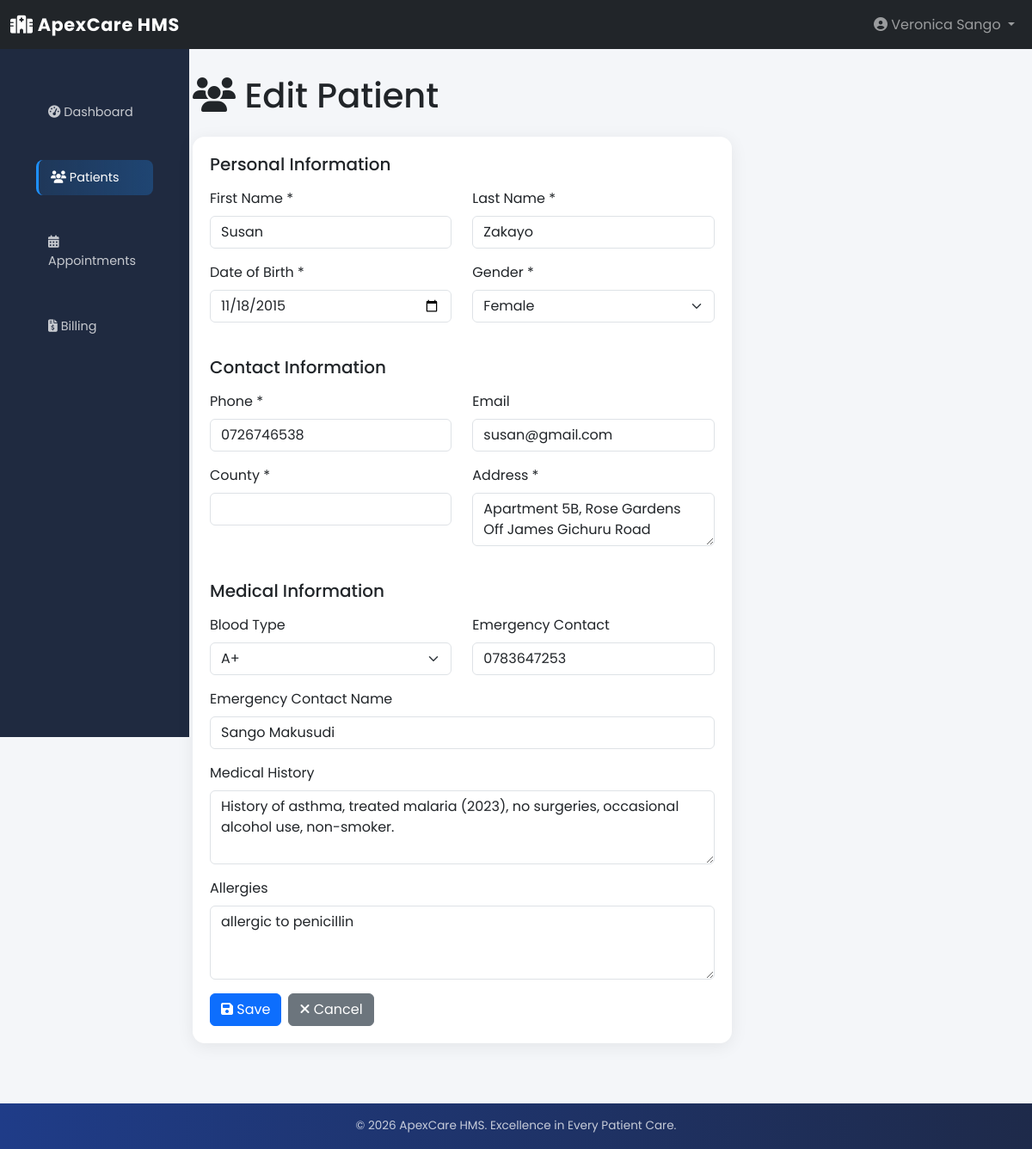
Page /patients/10/edit/ (signed in) on the earlier database version.
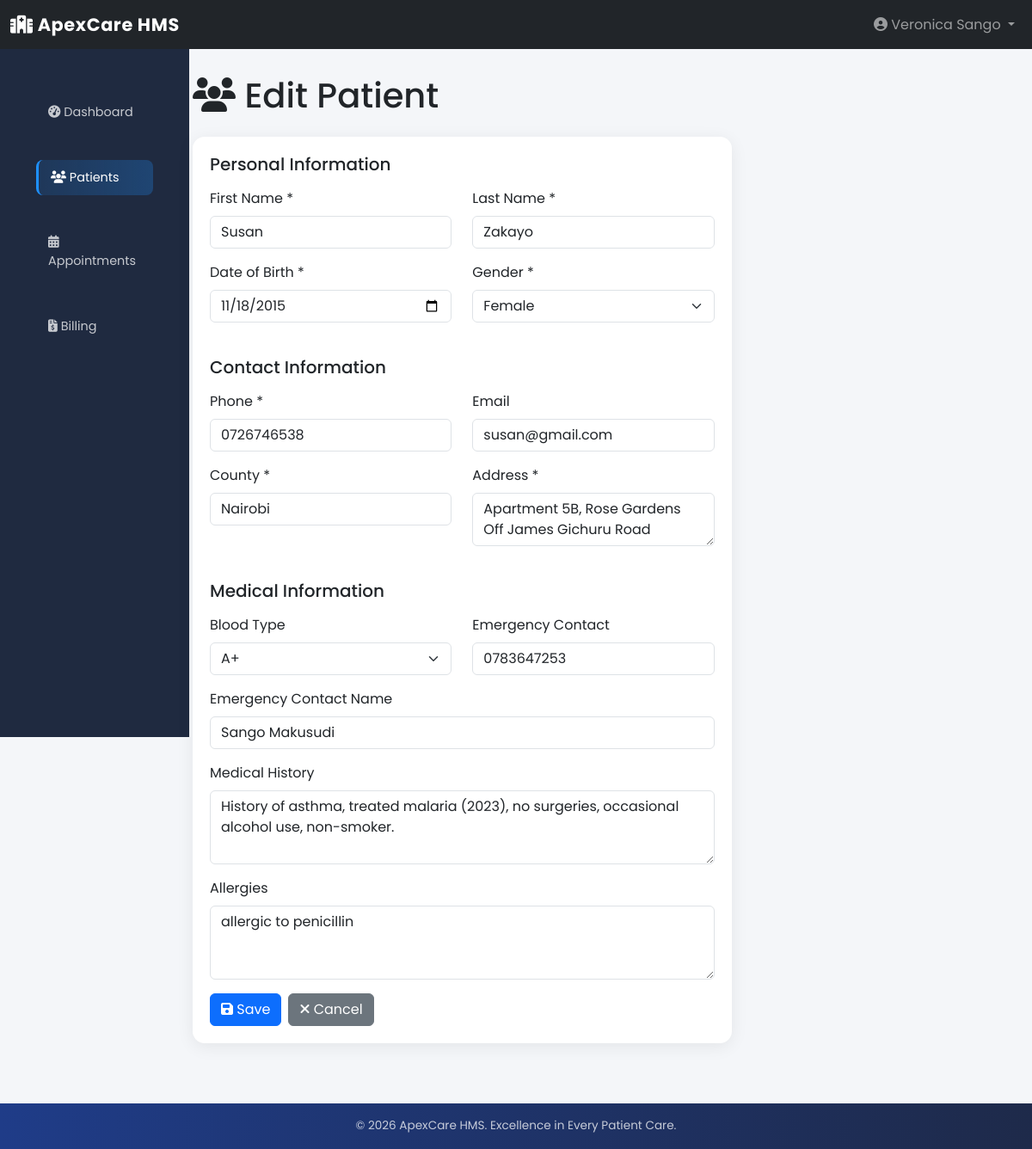
Same page on the later database version.
### patients/models.py (models this page shows, shortened)
class Patient(models.Model):
    GENDER_CHOICES = [
        ('male', 'Male'),
        ('female', 'Female'),
        ('other', 'Other'),
    ]
    BLOOD_TYPE_CHOICES = [
        ('O+', 'O+'), ('O-', 'O-'),
        ('A+', 'A+'), ('A-', 'A-'),
        ('B+', 'B+'), ('B-', 'B-'),
        ('AB+', 'AB+'), ('AB-', 'AB-'),
    ]
    user = models.OneToOneField(
        User,
        on_delete=models.CASCADE,
        related_name='patient_profile'
    )
    first_name = models.CharField(max_length=100)
    last_name = models.CharField(max_length=100)
    date_of_birth = models.DateField()
    gender = models.CharField(
        max_length=10,
        choices=GENDER_CHOICES
    )
    contact = models.CharField(
        max_length=20,
        validators=[
            RegexValidator(
                regex=r'^\+?\d{9,15}Ksh',
                message='Enter a valid phone number'
            )
        ]
    )
    email = models.EmailField(blank=True, null=True)
    address = models.TextField(blank=True, null=True)
    county = models.CharField(max_length=100, blank=True, null=True)
    blood_type = models.CharField(
        max_length=5,
        choices=BLOOD_TYPE_CHOICES,
        blank=True,
        null=True
    )
    emergency_contact = models.CharField(max_length=20, blank=True, null=True)
    emergency_contact_name = models.CharField(max_length=100, blank=True, null=True)
    medical_history = models.TextField(blank=True, null=True)
    allergies = models.TextField(blank=True, null=True)
    created_at = models.DateTimeField(auto_now_add=True)
    updated_at = models.DateTimeField(auto_now=True)
    class Meta:
        db_table = "patients_patient"
        verbose_name = "Patient"
        verbose_name_plural = "Patients"
        ordering = ["-created_at"]

### patients/views.py (the view, shortened to what this page needs)
# urls.py: path('<int:pk>/edit/', views.patient_edit, name='patient_edit'),
@login_required
@check_role('receptionist')
def patient_edit(request, pk):
    patient = get_object_or_404(Patient, pk=pk)
    context = {
        'patient': patient,
        'action': 'Edit',
    }
    return render(request, 'patients/patient_form.html', context)

### core/views.py (called while the page is built)
def check_role(role):
    def decorator(view_func):
        @wraps(view_func)
        def wrapper(request, *args, **kwargs):
            if not request.user.is_authenticated:
                return redirect('core:login')
            if request.user.profile.role != role and request.user.profile.role != 'admin':
                return redirect('core:dashboard')
            return view_func(request, *args, **kwargs)
        return wrapper
    return decorator

### patients/templates/patients/patient_form.html (shortened to what the changed rows need)
{% extends 'base.html' %}
{% block content %}
<h1 class="mb-4"><i class="fas fa-users"></i> {{ action }} Patient</h1>
<div class="row">
    <div class="col-md-8">
        <div class="card">
            <div class="card-body">
                <form method="post">
                    <div class="row">
                        <div class="col-md-6 mb-3">
                            <label for="first_name" class="form-label">First Name *</label>
                            <input type="text" class="form-control" id="first_name" name="first_name" value="{{ patient.first_name|default:'' }}" required>
                        </div>
                        <div class="col-md-6 mb-3">
                            <label for="last_name" class="form-label">Last Name *</label>
                            <input type="text" class="form-control" id="last_name" name="last_name" value="{{ patient.last_name|default:'' }}" required>
                        </div>
                    </div>
                    <div class="row">
                        <div class="col-md-6 mb-3">
                            <label for="date_of_birth" class="form-label">Date of Birth *</label>
                            <input type="date" class="form-control" id="date_of_birth" name="date_of_birth" value="{{ patient.date_of_birth|date:'Y-m-d'|default:'' }}" required>
                        </div>
                        <div class="col-md-6 mb-3">
                            <label for="gender" class="form-label">Gender *</label>
                            <select class="form-select" id="gender" name="gender" required>
                                <option value="female" {% if patient.gender == 'female' %}selected{% endif %}>Female</option>
                            </select>
                        </div>
                    </div>
                    <div class="row">
                        <div class="col-md-6 mb-3">
                            <label for="contact" class="form-label">Phone *</label>
                            <input type="tel" class="form-control" id="contact" name="contact" value="{{ patient.contact|default:'' }}" required>
                        </div>
                        <div class="col-md-6 mb-3">
                            <label for="email" class="form-label">Email</label>
                            <input type="email" class="form-control" id="email" name="email" value="{{ patient.email|default:'' }}">
                        </div>
                    </div>
                    <div class="row">
                         <div class="col-md-6 mb-3">
                            <label for="county" class="form-label">County *</label>
                            <input type="text" class="form-control" id="county" name="county" value="{{ patient.county|default:'' }}" required>
                        </div>
                        <div class="col-md-6 mb-3">
                            <label for="address" class="form-label">Address *</label>
                            <textarea class="form-control" id="address" name="address" rows="2" required>{{ patient.address|default:'' }}</textarea>
                        </div>
                    </div>
                    <div class="row">
                        <div class="col-md-6 mb-3">
                            <label for="blood_type" class="form-label">Blood Type</label>
                            <select class="form-select" id="blood_type" name="blood_type">
                                <option value="A+" {% if patient.blood_type == 'A+' %}selected{% endif %}>A+</option>
                            </select>
                        </div>
                        <div class="col-md-6 mb-3">
                            <label for="emergency_contact" class="form-label">Emergency Contact</label>
                            <input type="tel" class="form-control" id="emergency_contact" name="emergency_contact" value="{{ patient.emergency_contact|default:'' }}">
                        </div>
                    </div>
                    <div class="mb-3">
                        <label for="emergency_contact_name" class="form-label">Emergency Contact Name</label>
                        <input type="text" class="form-control" id="emergency_contact_name" name="emergency_contact_name" value="{{ patient.emergency_contact_name|default:'' }}">
                    </div>
                    <div class="mb-3">
                        <label for="medical_history" class="form-label">Medical History</label>
                        <textarea class="form-control" id="medical_history" name="medical_history" rows="3">{{ patient.medical_history|default:'' }}</textarea>
                    </div>
                    <div class="mb-3">
                        <label for="allergies" class="form-label">Allergies</label>
                        <textarea class="form-control" id="allergies" name="allergies" rows="3">{{ patient.allergies|default:'' }}</textarea>
                    </div>
                </form>
            </div>
        </div>
    </div>
</div>
{% endblock %}

Differences in the rows shown:
changed Patient "Susan": county (not shown) → "Nairobi"
